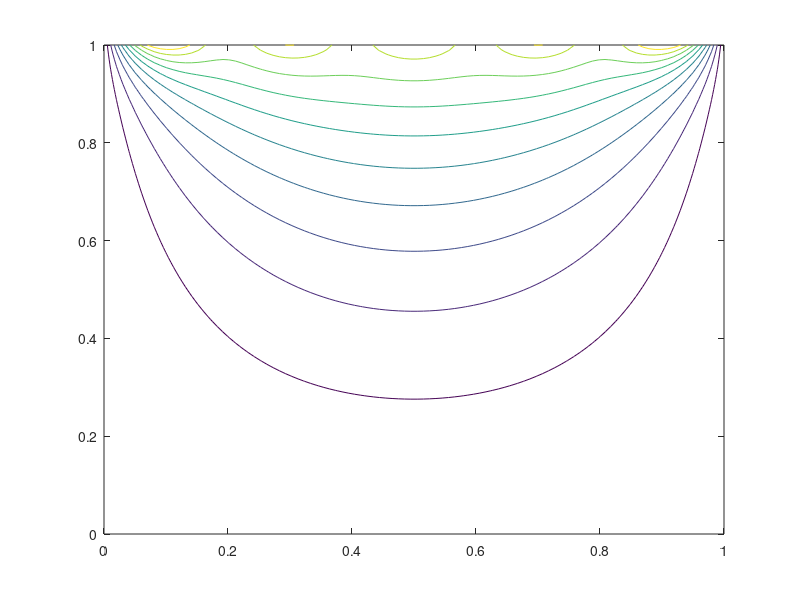

Here is the MATLAB script that generated this plot:
%RUNSCRIPT Q2
res = 100;
xS = linspace(0,1, res);
yS = linspace(0,1, res);
[X,Y] = meshgrid(xS,yS);
% Accumalator Matrix
Z = zeros(res, res);
% Bn function with T_Hot factored out
N = 10;
bnFunc = @(m) 2/(pi*m)*( (-1)^(m+1) + 1 ) /sinh(m*pi);
generalFunc = @(xs, ys, n) bnFunc(n) * sin(n*pi*xs) * sinh(n*pi*ys);
for i = 1:res
    xs = xS(i);
    for j = 1:res
        ys = yS(j);
        for n = 1:N
            Z(i,j) = Z(i,j) + generalFunc(xs,ys,n);
        end
    end
end

contour(X,Y,Z');

